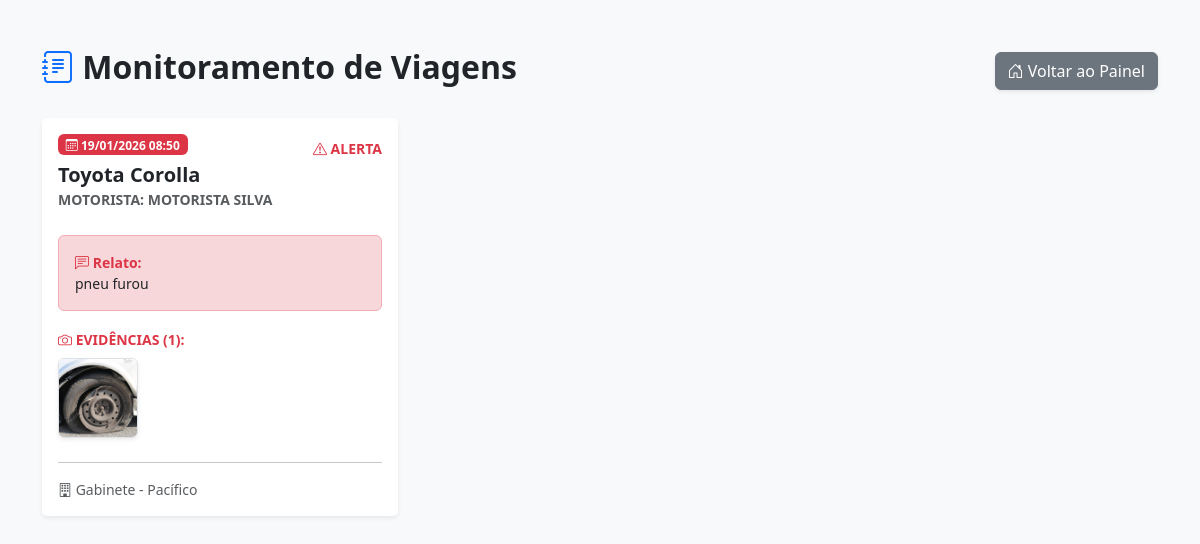
Page /relatorio-ocorrencias (signed in) on the committed database.
### app.py (models this page shows)
class RegistroUso(db.Model):
    id = db.Column(db.Integer, primary_key=True)
    usuario_id = db.Column(db.Integer, db.ForeignKey('usuario.id'), nullable=False)
    gabinete_vereador = db.Column(db.String(100), nullable=False)
    motorista_nome = db.Column(db.String(100), nullable=False)
    veiculo_id = db.Column(db.Integer, db.ForeignKey('veiculo.id'), nullable=False)
    data_hora_saida = db.Column(db.DateTime, nullable=False, default=datetime.now)
    km_saida = db.Column(db.Float, nullable=False)
    foto_km_saida = db.Column(db.String(255), nullable=False)
    data_hora_chegada = db.Column(db.DateTime, nullable=True)
    km_chegada = db.Column(db.Float, nullable=True)
    foto_km_chegada = db.Column(db.String(255), nullable=True)
    destino_finalidade = db.Column(db.String(255), nullable=True)
    observacoes = db.Column(db.String(500), nullable=True)
    foto_ocorrencia = db.Column(db.String(255), nullable=True)
    veiculo = db.relationship('Veiculo', backref='registros', lazy=True)
    usuario = db.relationship('Usuario', backref='viagens', lazy=True)

class Veiculo(db.Model):
    id = db.Column(db.Integer, primary_key=True)
    modelo = db.Column(db.String(50), nullable=False)
    placa = db.Column(db.String(10), default="OFICIAL")
    km_atual = db.Column(db.Integer, default=0) # Esta é a coluna que faltava
    km_revisao_proxima = db.Column(db.Integer, default=10000) # E esta também

class FotoOcorrencia(db.Model):
    id = db.Column(db.Integer, primary_key=True)
    registro_id = db.Column(db.Integer, db.ForeignKey('registro_uso.id'), nullable=False)
    caminho_foto = db.Column(db.String(255), nullable=False)
    registro = db.relationship('RegistroUso', backref='fotos_ocorrencia_multiplas', lazy=True)

### app.py (the view)
@app.route('/relatorio-ocorrencias')
@login_required
def relatorio_ocorrencias():
    if current_user.cargo != 'Admin':
        return redirect(url_for('index'))
    viagens = RegistroUso.query.filter(RegistroUso.km_chegada != None).order_by(RegistroUso.data_hora_chegada.desc()).all()
    return render_template('relatorio_ocorrencias.html', ocorrencias=viagens)

### app.py (called while the page is built)
@login_manager.user_loader
def load_user(user_id):
    return db.session.get(Usuario, int(user_id))

### templates/relatorio_ocorrencias.html (shortened to what this page needs)
<!DOCTYPE html>
<html lang="pt-br">
<head>
    <link href="https://cdn.jsdelivr.net/npm/bootstrap@5.3.3/dist/css/bootstrap.min.css" rel="stylesheet">
    <link rel="stylesheet" href="https://cdn.jsdelivr.net/npm/bootstrap-icons@1.11.3/font/bootstrap-icons.min.css">
    <link rel="stylesheet" href="{{ url_for('static', filename='css/modal-fix.css') }}">
</head>
<body class="bg-light">
    <div class="container py-5">
        <div class="d-flex justify-content-between align-items-center mb-4">
            <h2 class="fw-bold text-dark"><i class="bi bi-journal-text text-primary"></i> Monitoramento de Viagens</h2>
            <a href="{{ url_for('index') }}" class="btn btn-secondary shadow-sm">
                <i class="bi bi-house-door"></i> Voltar ao Painel
            </a>
        </div>
        {% if not ocorrencias %}
            <div class="alert alert-info text-center shadow-sm">
                <i class="bi bi-info-circle fs-4 d-block mb-2"></i>
                Nenhuma viagem finalizada encontrada.
            </div>
        {% else %}
            <div class="row row-cols-1 row-cols-md-2 row-cols-lg-3 g-4">
                {% for oco in ocorrencias %}
                <div class="col">
                    {% set tem_texto = oco.observacoes and oco.observacoes.strip() != "" %}
                    {% set tem_fotos = oco.fotos_ocorrencia_multiplas|length > 0 %}
                    {% set tem_problema = tem_texto or tem_fotos %}
                    <div class="card h-100 shadow-sm card-ocorrencia border-0 {{ 'border-perigo' if tem_problema else 'border-sucesso' }}">
                        <div class="card-header bg-white border-0 pt-3">
                            <div class="d-flex justify-content-between align-items-center">
                                <span class="badge {{ 'bg-danger' if tem_problema else 'bg-success' }} mb-2">
                                    <i class="bi bi-calendar3"></i> {{ oco.data_hora_chegada.strftime('%d/%m/%Y %H:%M') }}
                                </span>
                                {% if not tem_problema %}
                                    <span class="text-success small fw-bold"><i class="bi bi-shield-check"></i> LIMPO</span>
                                {% else %}
                                    <span class="text-danger small fw-bold"><i class="bi bi-exclamation-triangle"></i> ALERTA</span>
                                {% endif %}
                            </div>
                            <h5 class="card-title fw-bold mb-0 text-dark">{{ oco.veiculo.modelo }}</h5>
                            <small class="text-muted text-uppercase fw-semibold">Motorista: {{ oco.motorista_nome }}</small>
                        </div>
                        <div class="card-body">
                            {% if tem_problema %}
                                {% if tem_texto %}
                                    <p class="card-text bg-danger-subtle p-3 rounded small border border-danger-subtle mb-3">
                                        <strong class="text-danger"><i class="bi bi-chat-left-text"></i> Relato:</strong><br>
                                        {{ oco.observacoes }}
                                    </p>
                                {% endif %}
                                {% if tem_fotos %}
                                    <label class="form-label small fw-bold text-danger text-uppercase mb-2">
                                        <i class="bi bi-camera"></i> Evidências ({{ oco.fotos_ocorrencia_multiplas|length }}):
                                    </label>
                                    <div class="d-flex flex-wrap gap-2">
                                        {% for foto in oco.fotos_ocorrencia_multiplas %}
                                            <div style="width: 80px; height: 80px;">
                                                <img src="{{ url_for('uploaded_file', filename=foto.caminho_foto) }}"
                                                     class="img-fluid rounded border shadow-sm w-100 h-100 img-miniatura"
                                                     style="object-fit: cover;"
                                                     data-bs-toggle="modal"
                                                     data-bs-target="#modalFoto{{ foto.id }}"
                                                     alt="Evidência {{ foto.id }}">
                                            </div>
                                        {% endfor %}
                                    </div>
                                {% endif %}
                            {% else %}
                                <div class="text-center py-4 bg-success-subtle rounded border border-success-subtle">
                                    <i class="bi bi-check-circle-fill text-success fs-1 opacity-50"></i>
                                    <p class="text-success mb-0 mt-2 fw-bold">Viagem sem intercorrências</p>
                                </div>
                            {% endif %}
                        </div>
                        <div class="card-footer bg-white border-0 pb-3">
                            <hr class="mt-0 opacity-10">
                            <small class="text-muted d-block"><i class="bi bi-building"></i> {{ oco.gabinete_vereador }}</small>
                        </div>
                    </div>
                </div>
                {% endfor %}
            </div>
        {% endif %}
    </div>
</body>
</html>

### static/css/modal-fix.css (style rules this page uses)
.img-miniatura { height: 80px; width: 100%; object-fit: cover; cursor: pointer; border-radius: 6px; border: 1px solid #ddd; transition: filter .18s ease-in-out; }
.card-ocorrencia { transition: transform .18s ease, box-shadow .18s ease; border-left: 6px solid transparent; }

### templates/relatorio_ocorrencias.html (style rules this page uses)
.card-ocorrencia { transition: transform .18s ease, box-shadow .18s ease; border-left: 6px solid; }
.border-perigo { border-left-color: #dc3545 !important; }
.img-miniatura { height: 80px; width: 100%; object-fit: cover; cursor: pointer; border-radius: 6px; transition: filter .18s ease-in-out; border: 1px solid #ddd; }

### rows in the picture
RegistroUso: data_hora_chegada "19/01/2026 08:50", veiculo.modelo "Toyota Corolla", motorista_nome "MOTORISTA SILVA", observacoes "pneu furou", fotos_ocorrencia_multiplas|length "1", gabinete_vereador "Gabinete - Pacífico"
FotoOcorrencia: caminho_foto (picture)
